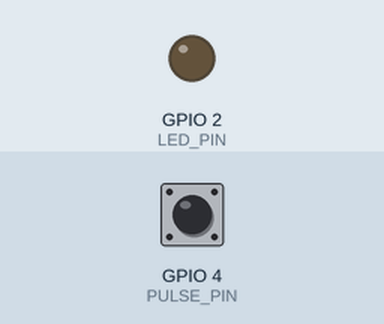
Bench run of a sketch on a simulated ESP32. Parts: output pins drawn as LEDs (lit = HIGH). The inputs (shaded band) are chosen by the test bench; at power-on: GPIO 4 (PULSE_PIN) LOW.

Above: at 1.2 s.
1.3 s: GPIO 4 (PULSE_PIN) pulled HIGH for 0.15 s
At 2.5 s:
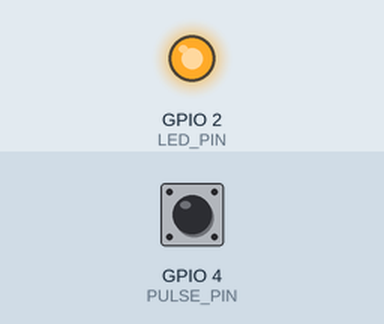
2.9 s: GPIO 4 (PULSE_PIN) pulled HIGH for 1 s
At 4.0 s:
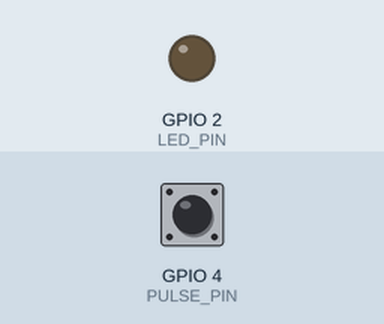
5.4 s: GPIO 4 (PULSE_PIN) pulled HIGH for 3.2 s
At 5.9 s:
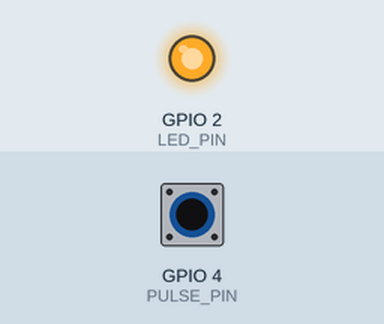
Timing chart, 0 to 8.4 s (numbered marks = the images above; inputs shaded):
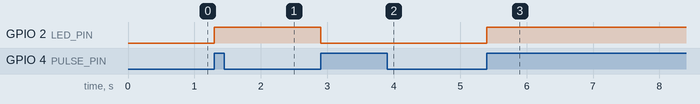

Measured:
- after the input at 1.3 s, GPIO 2 (LED_PIN): LOW → HIGH at once
- after the input at 2.9 s, GPIO 2 (LED_PIN): HIGH → LOW at once
- after the input at 5.4 s, GPIO 2 (LED_PIN): LOW → HIGH at once

The sketch:

N2_Pulse_Detect.ino
```cpp
#include <Arduino.h>

// ---------- Pins ----------
#define PULSE_PIN  4                // from the pulse generator (common GND!)
#define LED_PIN    2                // LED + 150 ohm resistor to GND

volatile bool ledState = false;     // changed only by the ISR

// Runs on every rising edge, however short the pulse is
void IRAM_ATTR onPulse() {
  ledState = !ledState;
  digitalWrite(LED_PIN, ledState);
}

void setup() {
  pinMode(LED_PIN, OUTPUT);
  digitalWrite(LED_PIN, LOW);
  pinMode(PULSE_PIN, INPUT_PULLDOWN);   // LOW while no generator is connected
  attachInterrupt(digitalPinToInterrupt(PULSE_PIN), onPulse, RISING);
}

void loop() {
  while (true) {
    // The task's fixed "important work" loop: the microcontroller is busy
    // monitoring and performing important tasks here, and this loop must not change.
  }
}
```
